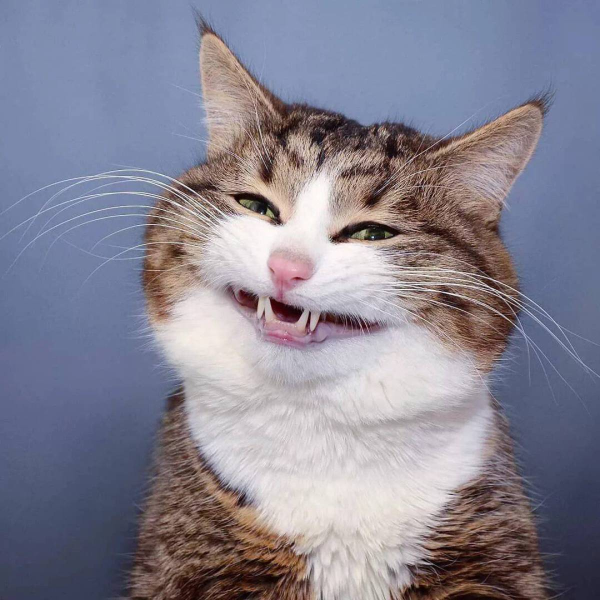
#> input picture cat.jpg, 1200 x 1200 px (shown at 1/2 size)
$ jupyter execute 1.ipynb
#> lines starting #> are read from the running program, lines starting #| are printed output that depends on the picture
1.1

[cell 1]
import random

# Создаем список из 100 элементов и округляем их до сотых
numbers = [round(random.uniform(0, 100), 2) for _ in range(100)]

# Заменяем все числа меньше 10 на 10
numbers = [10 if num < 10 else num for num in numbers]

# Заменяем все числа больше 90 на 90
numbers = [90 if num > 90 else num for num in numbers]

# Находим среднее значение, минимум и максимум
average = sum(numbers) / len(numbers)
minimum = min(numbers)
maximum = max(numbers)

# Выводим результаты
print(f"Среднее значение: {average:.2f}")
print(f"Минимум: {minimum:.2f}")
print(f"Максимум: {maximum:.2f}")

1.2

[cell 2]
import numpy as np

[cell 3]
m = int(input('m: '))
#> the answer given: 3
n = int(input('n: '))
#> the answer given: 3

# Создаем матрицу m x n
matrix = np.zeros((m, n))

# Заполняем ячейки по условию
for i in range(m):
    for j in range(n):
        matrix[i, j] = min(i + 1, m - i, j + 1, n - j)

# Выводим полученную матрицу
print(matrix)

1.3

[cell 4]
# Создаем два массива по 30 случайных чисел
array1 = np.random.uniform(15, 33, 30)
array2 = np.random.uniform(15, 33, 30)

# Объединяем массивы в один
combined_array = np.concatenate((array1, array2))

# Фильтруем значения, которые больше 24
filtered_array = combined_array[combined_array > 24]

# Находим количество элементов в итоговом массиве
count = len(filtered_array)

# Находим среднее значение
average = np.mean(filtered_array)

# Находим максимальный и минимальный элементы
maximum = np.max(filtered_array)
minimum = np.min(filtered_array)

# Находим среднеквадратичное отклонение
std = np.sqrt(np.mean(np.square(filtered_array - average)))

# Выводим результаты
print(f"Количество элементов: {count}")
print(f"Среднее значение: {average:.2f}")
print(f"Максимальный элемент: {maximum:.2f}")
print(f"Минимальный элемент: {minimum:.2f}")
print(f"Среднеквадратичное отклонение: {std:.2f}")

1.4

[cell 5]
import cv2
import numpy as np

[cell 6]
def copy_image(path: str, yuv_change: list, hsv_change: list):

    # Загружаем изображение
#> called with path = './cat.jpg'
    img = cv2.imread(path)
#> img is the input picture: shape (1200, 1200, 3); mean B, G, R 146.6, 131.6, 134.1

    # Проверяем, что изображение не менее 1000x800 пикселей
    if img.shape[0] < 1000 or img.shape[1] < 800:
        print("Изображение должно быть не менее 1000x800 пикселей.")
        return

    # Конвертирование изображения в YUV и HSV
    yuv_img = cv2.cvtColor(img, cv2.COLOR_BGR2YUV)
#> yuv_img: shape (1200, 1200, 3); mean of channels 0, 1, 2 134.1, 134.1, 128.1
    hsv_img = cv2.cvtColor(img, cv2.COLOR_BGR2HSV) # Hue, Saturation, Value
#> hsv_img: shape (1200, 1200, 3); mean H, S, V 90.6, 62.3, 156.4

    # Изменяем значения Y, U, V в YUV
    yuv_img[:, :] = yuv_change
#> yuv_img: shape (1200, 1200, 3); mean of channels 0, 1, 2 100, 100, 150

    # Изменяем значения H, S, V в HSV
    hsv_img[:, :] = hsv_change

    # Преобразуем обратно в BGR
    yuv_bgr_img = cv2.cvtColor(yuv_img, cv2.COLOR_YUV2BGR)
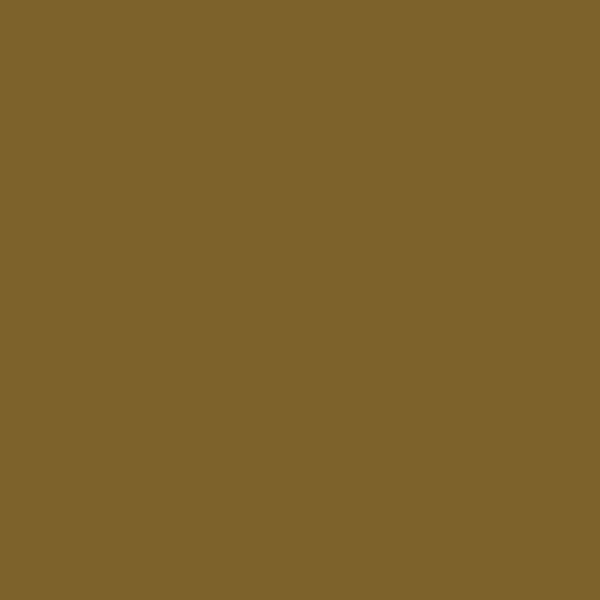
#> yuv_bgr_img: shape (1200, 1200, 3) (shown at 1/2 size); mean B, G, R 43, 98, 125
    hsv_bgr_img = cv2.cvtColor(hsv_img, cv2.COLOR_HSV2BGR)
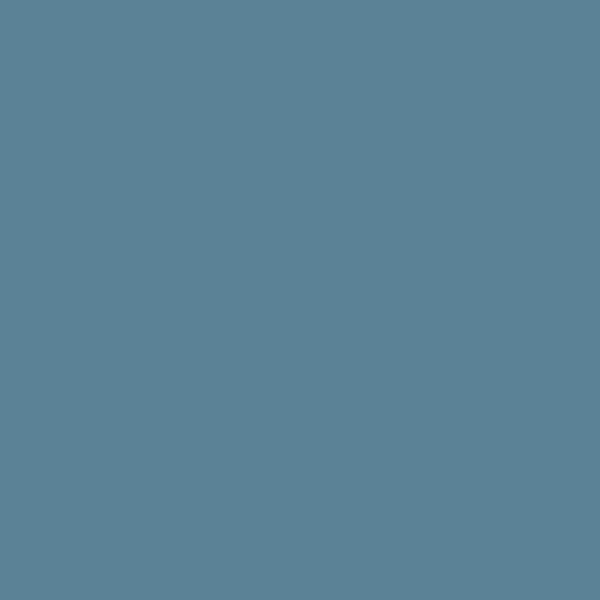
#> hsv_bgr_img: shape (1200, 1200, 3) (shown at 1/2 size); mean B, G, R 150, 130, 91

    # Выводим изображения
    cv2.imshow('Original', img)
    cv2.imshow('YUV', yuv_bgr_img)
    cv2.imshow('HSV', hsv_bgr_img)
    cv2.waitKey(0)
    cv2.destroyAllWindows()
